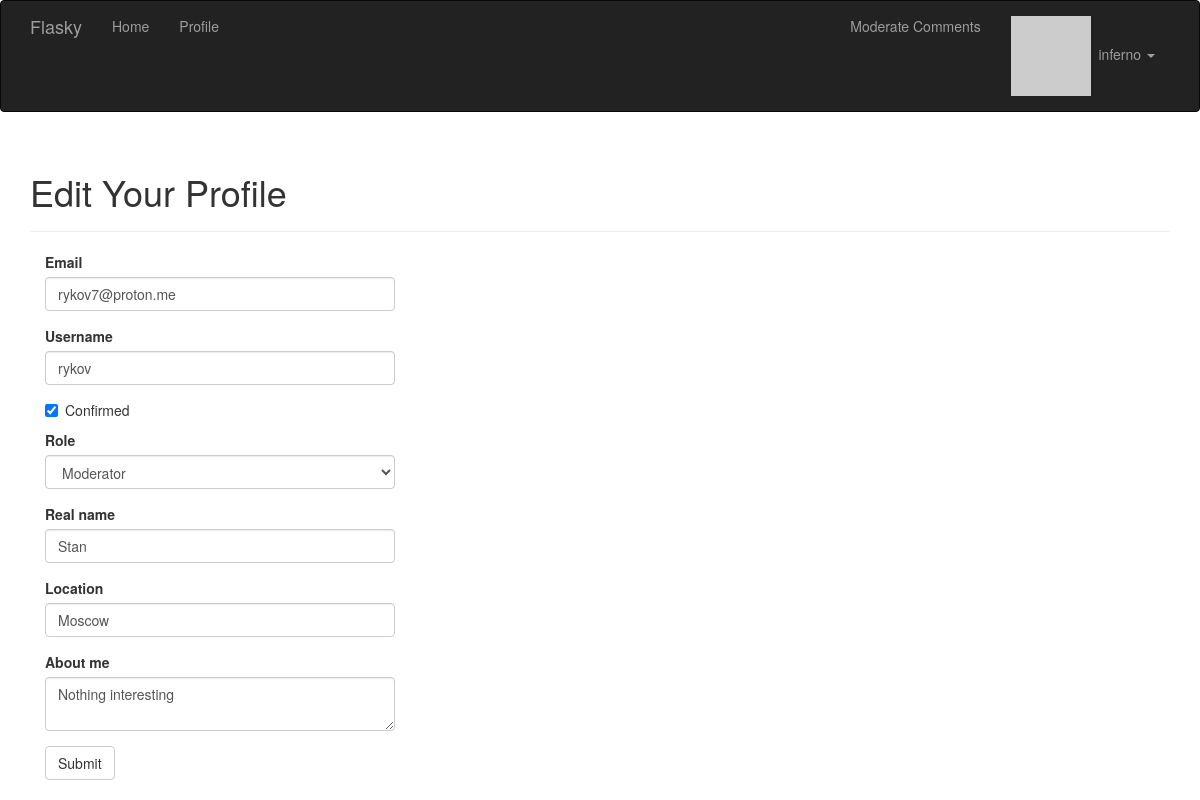
Page /edit-profile/2 (signed in) on the earlier database version.
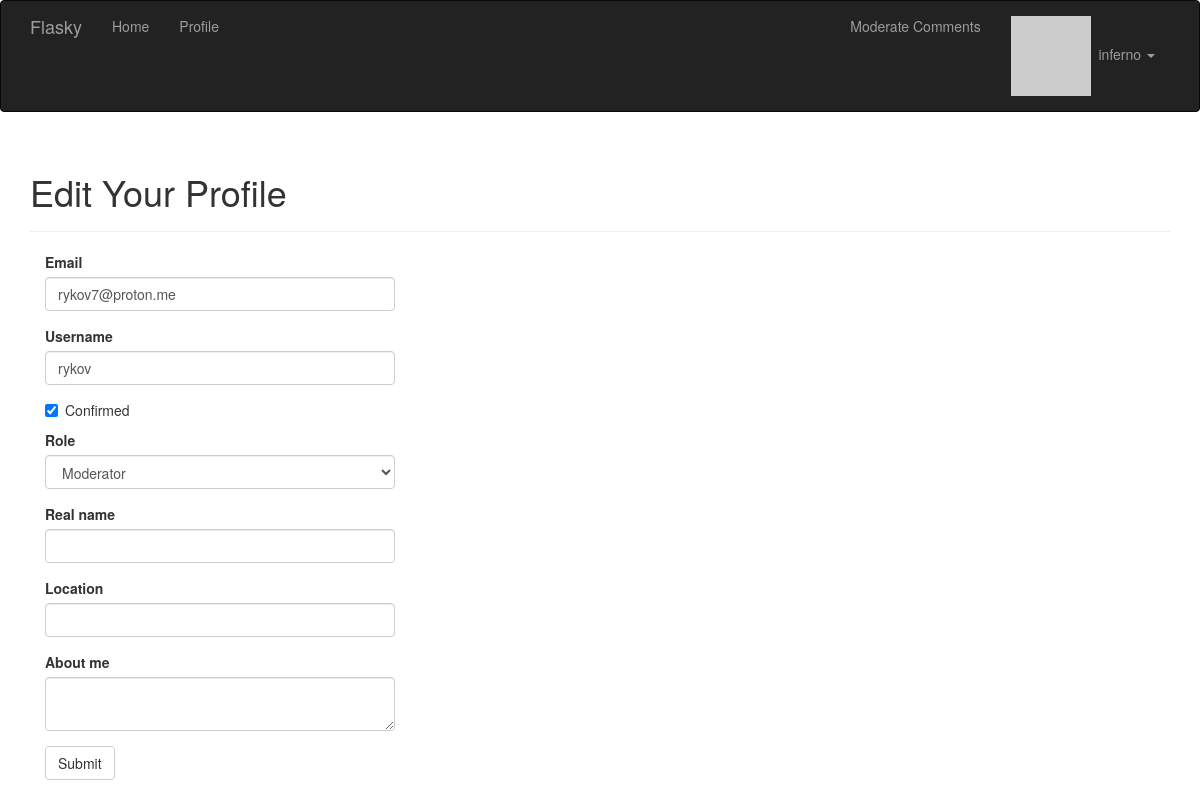
Same page on the later database version.
### app/models.py (models this page shows, shortened)
class User(UserMixin, db.Model):
    __tablename__ = 'users'
    id = db.Column(db.Integer, primary_key=True)
    email = db.Column(db.String(64), unique=True, index=True)
    username = db.Column(db.String(64), unique=True, index=True)
    password_hash = db.Column(db.String(128))
    role_id = db.Column(db.Integer, db.ForeignKey('roles.id'))
    confirmed = db.Column(db.Boolean, default=False)
    name = db.Column(db.String(64))
    location = db.Column(db.String(64))
    about_me = db.Column(db.Text())
    member_since = db.Column(db.DateTime(), default=datetime.utcnow)
    last_seen = db.Column(db.DateTime(), default=datetime.utcnow)
    avatar_hash = db.Column(db.String(32))
    posts = db.relationship('Post', backref='author', lazy='dynamic')
    followed = db.relationship('Follow',
                               foreign_keys=[Follow.follower_id],
                               backref=db.backref('follower', lazy='joined'),
                               lazy='dynamic',
                               cascade='all, delete-orphan')
    followers = db.relationship('Follow',
                                foreign_keys=[Follow.followed_id],
                                backref=db.backref('followed', lazy='joined'),
                                lazy='dynamic',
                                cascade='all, delete-orphan')
    @property
    def password(self):
        raise AttributeError('password is not a readable attribute')
    def can(self, perm):
        return self.role is not None and self.role.has_permission(perm)
    def ping(self):
        self.last_seen = datetime.utcnow()
        db.session.add(self)
        db.session.commit()
    def gravatar(self, size=100, default='identicon', rating='g'):
        if request.is_secure:
            url = 'https://secure.gravatar.com/avatar'
        else:
            url = 'http://secure.gravatar.com/avatar'
        hash = hashlib.md5(self.email.lower().encode('utf-8')).hexdigest()
        return f'{url}/{hash}?s={size}&d={default}&r={rating}'

### app/main/views.py (the view, shortened to what this page needs)
@main.route('/edit-profile/<int:id>', methods=['GET', 'POST'])
@login_required
@admin_required
def edit_profile_admin(id):
    user = User.query.get_or_404(id)
    form = EditProfileAdminForm(user=user)
    form.email.data = user.email
    form.username.data = user.username
    form.confirmed.data = user.confirmed
    form.role.data = user.role_id
    form.name.data = user.name
    form.location.data = user.location
    form.about_me.data = user.about_me
    return render_template('edit_profile.html', form=form, user=user)

### app/main/forms.py (shortened to what this page needs)
class EditProfileAdminForm(FlaskForm):
    email = StringField('Email', validators=[DataRequired(), Length(1, 64),
                                             Email()])
    username = StringField('Username', validators=[
        DataRequired(), Length(1, 64),
        Regexp('^[A-Za-z][A-Za-z0-9_.]*$', 0,
               'Usernames must have only letters, numbers dots or underscores')
    ])
    confirmed = BooleanField('Confirmed')
    role = SelectField('Role', coerce=int)
    name = StringField('Real name', validators=[Length(0, 64)])
    location = StringField('Location', validators=[Length(0, 64)])
    about_me = TextAreaField('About me')
    submit = SubmitField('Submit')
    def __init__(self, user, *args, **kwargs):
        super(EditProfileAdminForm, self).__init__(*args, **kwargs)
        self.role.choices = [(role.id, role.name)
                             for role in Role.query.order_by(Role.name).all()]
        self.user = user

### app/auth/views.py (called while the page is built)
@auth.before_app_request
def before_request():
    if current_user.is_authenticated:
        current_user.ping()
        if not current_user.confirmed \
                and request.blueprint != 'auth' \
                and request.endpoint != 'static':
            return redirect(url_for('auth.unconfirmed'))

### app/main/__init__.py (called while the page is built)
@main.app_context_processor
def inject_permissions():
    return dict(Permission=Permission)

### app/models.py (called while the page is built)
@login_manager.user_loader
def load_user(user_id):
    return User.query.get(int(user_id))

    def has_permission(self, perm):
        return self.permissions & perm == perm

### app/templates/edit_profile.html (shortened to what this page needs)
{% extends "base.html" %}
{% import "bootstrap/wtf.html" as wtf %}
{% block page_content %}
<div class="page-header">
    <h1>Edit Your Profile</h1>
</div>
<div class="col-md-4">
    {{ wtf.quick_form(form) }}
</div>
{% endblock %}

### app/templates/base.html (shortened to what this page needs)
{% extends "bootstrap/base.html" %}
{% block head %}
{{ super() }}
<link rel="stylesheet" type="text/css" href="{{ url_for('static', filename='styles.css') }}">
{% endblock %}
{% block navbar %}
<div class="navbar navbar-inverse" role="navigation">
    <div class="container">
        <div class="navbar-header">
            <a class="navbar-brand" href="/">Flasky</a>
        </div>
        <div class="navbar-collapse collapse">
            <ul class="nav navbar-nav">
                <li><a href="/">Home</a></li>
                {% if current_user.is_authenticated %}
                <li>
                    <a href="{{ url_for('main.user', username=current_user.username) }}">
                        Profile
                    </a>
                </li>
                {% endif %}
            </ul>
            <ul class="nav navbar-nav navbar-right">
                {% if current_user.can(Permission.MODERATE) %}
                <li><a href="#">Moderate Comments</a></li>
                {% endif %}
                {% if current_user.is_authenticated %}
            <li class="dropdown">
            <a href="#" class="dropdown-toggle" data-toggle="dropdown">
            <img src="{{ current_user.gravatar(size=18) }}">
                &nbsp;{{ current_user.username }} <b class="caret"></b></a>
                    </li>
                    {% else %}
                <li><a href="{{ url_for('auth.login') }}">Log In</a></li>
                {% endif %}
            </ul>
        </div>
    </div>
</div>
{% endblock %}
{% block content %}
<div class="container">
    {% block page_content %}{% endblock %}
</div>
{% endblock %}

Differences in the rows shown:
changed User "rykov7@proton.me": name "Stan" → (not shown); location "Moscow" → (not shown); about_me "Nothing interesting" → (not shown)
